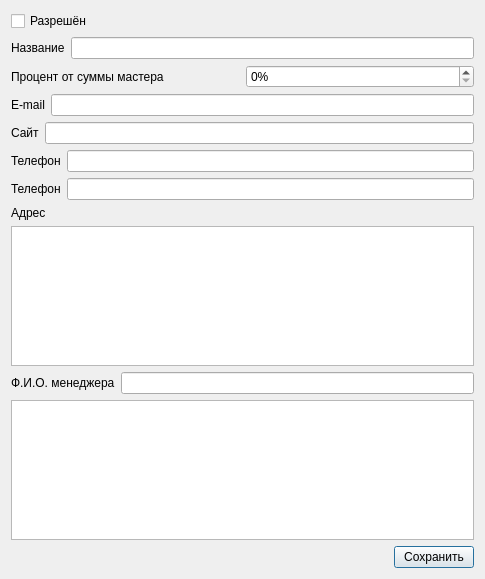
<?xml version="1.0" encoding="UTF-8"?>
<ui version="4.0">
 <class>OfficeDialog</class>
 <widget class="QDialog" name="OfficeDialog">
  <property name="geometry">
   <rect>
    <x>0</x>
    <y>0</y>
    <width>485</width>
    <height>579</height>
   </rect>
  </property>
  <property name="windowTitle">
   <string>Новый офис</string>
  </property>
  <layout class="QVBoxLayout" name="verticalLayout">
   <item>
    <layout class="QHBoxLayout" name="horizontalLayout_9">
     <item>
      <widget class="QCheckBox" name="enabledCheckBox">
       <property name="text">
        <string>Разрешён</string>
       </property>
      </widget>
     </item>
     <item>
      <spacer name="horizontalSpacer_2">
       <property name="orientation">
        <enum>Qt::Horizontal</enum>
       </property>
       <property name="sizeHint" stdset="0">
        <size>
         <width>40</width>
         <height>20</height>
        </size>
       </property>
      </spacer>
     </item>
     <item>
      <widget class="QLabel" name="ctimeLabel">
       <property name="text">
        <string/>
       </property>
      </widget>
     </item>
    </layout>
   </item>
   <item>
    <layout class="QHBoxLayout" name="horizontalLayout">
     <item>
      <widget class="QLabel" name="nameLabel">
       <property name="text">
        <string>Название</string>
       </property>
      </widget>
     </item>
     <item>
      <widget class="QLineEdit" name="nameLineEdit"/>
     </item>
    </layout>
   </item>
   <item>
    <layout class="QHBoxLayout" name="horizontalLayout_3">
     <item>
      <widget class="QLabel" name="performerBillPercentLabel">
       <property name="text">
        <string>Процент от суммы мастера</string>
       </property>
      </widget>
     </item>
     <item>
      <widget class="QSpinBox" name="performerBillPercentSpinBox">
       <property name="toolTip">
        <string>Процент от суммы, на который выставляется счёт</string>
       </property>
       <property name="suffix">
        <string>%</string>
       </property>
       <property name="maximum">
        <number>100</number>
       </property>
      </widget>
     </item>
    </layout>
   </item>
   <item>
    <layout class="QHBoxLayout" name="horizontalLayout_4">
     <item>
      <widget class="QLabel" name="emailLabel">
       <property name="text">
        <string>E-mail</string>
       </property>
      </widget>
     </item>
     <item>
      <widget class="QLineEdit" name="emailLineEdit"/>
     </item>
    </layout>
   </item>
   <item>
    <layout class="QHBoxLayout" name="horizontalLayout_5">
     <item>
      <widget class="QLabel" name="urlLabel">
       <property name="text">
        <string>Сайт</string>
       </property>
      </widget>
     </item>
     <item>
      <widget class="QLineEdit" name="urlLineEdit"/>
     </item>
    </layout>
   </item>
   <item>
    <layout class="QHBoxLayout" name="horizontalLayout_6">
     <item>
      <widget class="QLabel" name="phone1Label">
       <property name="text">
        <string>Телефон</string>
       </property>
      </widget>
     </item>
     <item>
      <widget class="QLineEdit" name="phone1LineEdit"/>
     </item>
    </layout>
   </item>
   <item>
    <layout class="QHBoxLayout" name="horizontalLayout_7">
     <item>
      <widget class="QLabel" name="phone2Label">
       <property name="text">
        <string>Телефон</string>
       </property>
      </widget>
     </item>
     <item>
      <widget class="QLineEdit" name="phone2LineEdit"/>
     </item>
    </layout>
   </item>
   <item>
    <widget class="QLabel" name="addressLabel">
     <property name="text">
      <string>Адрес</string>
     </property>
    </widget>
   </item>
   <item>
    <widget class="QPlainTextEdit" name="addressPlainTextEdit"/>
   </item>
   <item>
    <layout class="QHBoxLayout" name="horizontalLayout_8">
     <item>
      <widget class="QLabel" name="managernameLabel">
       <property name="text">
        <string>Ф.И.О. менеджера</string>
       </property>
      </widget>
     </item>
     <item>
      <widget class="QLineEdit" name="managernameLineEdit"/>
     </item>
    </layout>
   </item>
   <item>
    <widget class="QPlainTextEdit" name="notesPlainTextEdit"/>
   </item>
   <item>
    <layout class="QHBoxLayout" name="horizontalLayout_2">
     <item>
      <spacer name="horizontalSpacer">
       <property name="orientation">
        <enum>Qt::Horizontal</enum>
       </property>
       <property name="sizeHint" stdset="0">
        <size>
         <width>40</width>
         <height>20</height>
        </size>
       </property>
      </spacer>
     </item>
     <item>
      <widget class="QPushButton" name="okPushButton">
       <property name="text">
        <string>Сохранить</string>
       </property>
       <property name="icon">
        <iconset resource="kcrm.qrc">
         <normaloff>:/images/ok32.png</normaloff>:/images/ok32.png</iconset>
       </property>
      </widget>
     </item>
    </layout>
   </item>
  </layout>
 </widget>
 <resources>
  <include location="kcrm.qrc"/>
 </resources>
 <connections/>
</ui>
